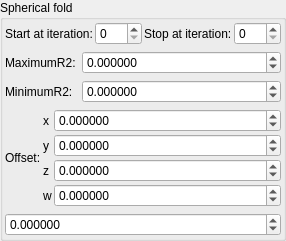
    <widget class="QGroupBox" name="groupBox_2">
     <property name="title">
      <string>Spherical fold</string>
     </property>
     <layout class="QVBoxLayout" name="verticalLayout_5">
      <property name="leftMargin">
       <number>2</number>
      </property>
      <property name="topMargin">
       <number>2</number>
      </property>
      <property name="rightMargin">
       <number>2</number>
      </property>
      <property name="bottomMargin">
       <number>2</number>
      </property>
      <item>
       <layout class="QGridLayout" name="gridLayout_81">
        <property name="spacing">
         <number>2</number>
        </property>
        <item row="2" column="3">
         <widget class="MySpinBox" name="spinboxInt_transf_stop_iterations_S">
          <property name="sizePolicy">
           <sizepolicy hsizetype="Preferred" vsizetype="Maximum">
            <horstretch>0</horstretch>
            <verstretch>0</verstretch>
           </sizepolicy>
          </property>
          <property name="maximum">
           <number>999</number>
          </property>
         </widget>
        </item>
        <item row="2" column="1">
         <widget class="MySpinBox" name="spinboxInt_transf_start_iterations_S">
          <property name="sizePolicy">
           <sizepolicy hsizetype="Minimum" vsizetype="Maximum">
            <horstretch>0</horstretch>
            <verstretch>0</verstretch>
           </sizepolicy>
          </property>
          <property name="minimum">
           <number>0</number>
          </property>
          <property name="maximum">
           <number>999</number>
          </property>
          <property name="value">
           <number>0</number>
          </property>
         </widget>
        </item>
        <item row="2" column="2">
         <widget class="QLabel" name="label_53">
          <property name="text">
           <string>Stop at iteration:</string>
          </property>
         </widget>
        </item>
        <item row="2" column="0">
         <widget class="QLabel" name="label_73">
          <property name="text">
           <string>Start at iteration:</string>
          </property>
         </widget>
        </item>
       </layout>
      </item>
      <item>
       <layout class="QGridLayout" name="gridLayout_2" columnstretch="0,2">
        <item row="0" column="1">
         <widget class="MyDoubleSpinBox" name="spinbox_transf_maxR2_1">
          <property name="sizePolicy">
           <sizepolicy hsizetype="Minimum" vsizetype="Maximum">
            <horstretch>0</horstretch>
            <verstretch>0</verstretch>
           </sizepolicy>
          </property>
          <property name="prefix">
           <string/>
          </property>
          <property name="suffix">
           <string/>
          </property>
          <property name="decimals">
           <number>6</number>
          </property>
          <property name="minimum">
           <double>-99.998999999999995</double>
          </property>
          <property name="maximum">
           <double>99.998999999999995</double>
          </property>
          <property name="singleStep">
           <double>0.100000000000000</double>
          </property>
         </widget>
        </item>
        <item row="0" column="0">
         <widget class="QLabel" name="label_8">
          <property name="text">
           <string>MaximumR2:</string>
          </property>
         </widget>
        </item>
        <item row="1" column="0">
         <widget class="QLabel" name="label_9">
          <property name="text">
           <string>MinimumR2:</string>
          </property>
         </widget>
        </item>
        <item row="1" column="1">
         <widget class="MyDoubleSpinBox" name="spinbox_transf_minR2_p25">
          <property name="sizePolicy">
           <sizepolicy hsizetype="Minimum" vsizetype="Maximum">
            <horstretch>0</horstretch>
            <verstretch>0</verstretch>
           </sizepolicy>
          </property>
          <property name="prefix">
           <string/>
          </property>
          <property name="suffix">
           <string/>
          </property>
          <property name="decimals">
           <number>6</number>
          </property>
          <property name="minimum">
           <double>-99.998999999999995</double>
          </property>
          <property name="maximum">
           <double>99.998999999999995</double>
          </property>
          <property name="singleStep">
           <double>0.100000000000000</double>
          </property>
         </widget>
        </item>
       </layout>
      </item>
      <item>
       <layout class="QGridLayout" name="gridLayout_63" columnstretch="0,0,0,2">
        <property name="spacing">
         <number>2</number>
        </property>
        <item row="4" column="3">
         <widget class="MyDoubleSpinBox" name="spinbox4_transf_offset_0000_z">
          <property name="sizePolicy">
           <sizepolicy hsizetype="Minimum" vsizetype="Maximum">
            <horstretch>0</horstretch>
            <verstretch>0</verstretch>
           </sizepolicy>
          </property>
          <property name="prefix">
           <string/>
          </property>
          <property name="suffix">
           <string/>
          </property>
          <property name="decimals">
           <number>6</number>
          </property>
          <property name="minimum">
           <double>-99.989999999999995</double>
          </property>
          <property name="maximum">
           <double>99.989999999999995</double>
          </property>
          <property name="singleStep">
           <double>0.100000000000000</double>
          </property>
         </widget>
        </item>
        <item row="5" column="3">
         <widget class="MyDoubleSpinBox" name="spinbox4_transf_offset_0000_w">
          <property name="sizePolicy">
           <sizepolicy hsizetype="Minimum" vsizetype="Maximum">
            <horstretch>0</horstretch>
            <verstretch>0</verstretch>
           </sizepolicy>
          </property>
          <property name="prefix">
           <string/>
          </property>
          <property name="suffix">
           <string/>
          </property>
          <property name="decimals">
           <number>6</number>
          </property>
          <property name="minimum">
           <double>-99.989999999999995</double>
          </property>
          <property name="maximum">
           <double>99.989999999999995</double>
          </property>
          <property name="singleStep">
           <double>0.100000000000000</double>
          </property>
         </widget>
        </item>
        <item row="2" column="2">
         <widget class="QLabel" name="label_93">
          <property name="text">
           <string notr="true">x</string>
          </property>
         </widget>
        </item>
        <item row="3" column="2">
         <widget class="QLabel" name="label_90">
          <property name="text">
           <string notr="true">y</string>
          </property>
         </widget>
        </item>
        <item row="3" column="3">
         <widget class="MyDoubleSpinBox" name="spinbox4_transf_offset_0000_y">
          <property name="sizePolicy">
           <sizepolicy hsizetype="Minimum" vsizetype="Maximum">
            <horstretch>0</horstretch>
            <verstretch>0</verstretch>
           </sizepolicy>
          </property>
          <property name="prefix">
           <string/>
          </property>
          <property name="suffix">
           <string/>
          </property>
          <property name="decimals">
           <number>6</number>
          </property>
          <property name="minimum">
           <double>-99.989999999999995</double>
          </property>
          <property name="maximum">
           <double>99.989999999999995</double>
          </property>
          <property name="singleStep">
           <double>0.100000000000000</double>
          </property>
         </widget>
        </item>
        <item row="5" column="2">
         <widget class="QLabel" name="label_99">
          <property name="text">
           <string notr="true">w</string>
          </property>
         </widget>
        </item>
        <item row="4" column="2">
         <widget class="QLabel" name="label_98">
          <property name="text">
           <string notr="true">z</string>
          </property>
         </widget>
        </item>
        <item row="2" column="3">
         <widget class="MyDoubleSpinBox" name="spinbox4_transf_offset_0000_x">
          <property name="sizePolicy">
           <sizepolicy hsizetype="Minimum" vsizetype="Maximum">
            <horstretch>0</horstretch>
            <verstretch>0</verstretch>
           </sizepolicy>
          </property>
          <property name="prefix">
           <string/>
          </property>
          <property name="suffix">
           <string/>
          </property>
          <property name="decimals">
           <number>6</number>
          </property>
          <property name="minimum">
           <double>-99.989999999999995</double>
          </property>
          <property name="maximum">
           <double>99.989999999999995</double>
          </property>
          <property name="singleStep">
           <double>0.100000000000000</double>
          </property>
         </widget>
        </item>
        <item row="2" column="1" rowspan="4">
         <widget class="QLabel" name="label_91">
          <property name="text">
           <string>Offset:</string>
          </property>
         </widget>
        </item>
       </layout>
      </item>
      <item>
       <widget class="MyDoubleSpinBox" name="spinbox_transf_scale_1">
        <property name="sizePolicy">
         <sizepolicy hsizetype="Minimum" vsizetype="Maximum">
          <horstretch>0</horstretch>
          <verstretch>0</verstretch>
         </sizepolicy>
        </property>
        <property name="prefix">
         <string/>
        </property>
        <property name="suffix">
         <string/>
        </property>
        <property name="decimals">
         <number>6</number>
        </property>
        <property name="minimum">
         <double>-99.998999999999995</double>
        </property>
        <property name="maximum">
         <double>99.998999999999995</double>
        </property>
        <property name="singleStep">
         <double>0.100000000000000</double>
        </property>
       </widget>
      </item>
     </layout>
    </widget>
